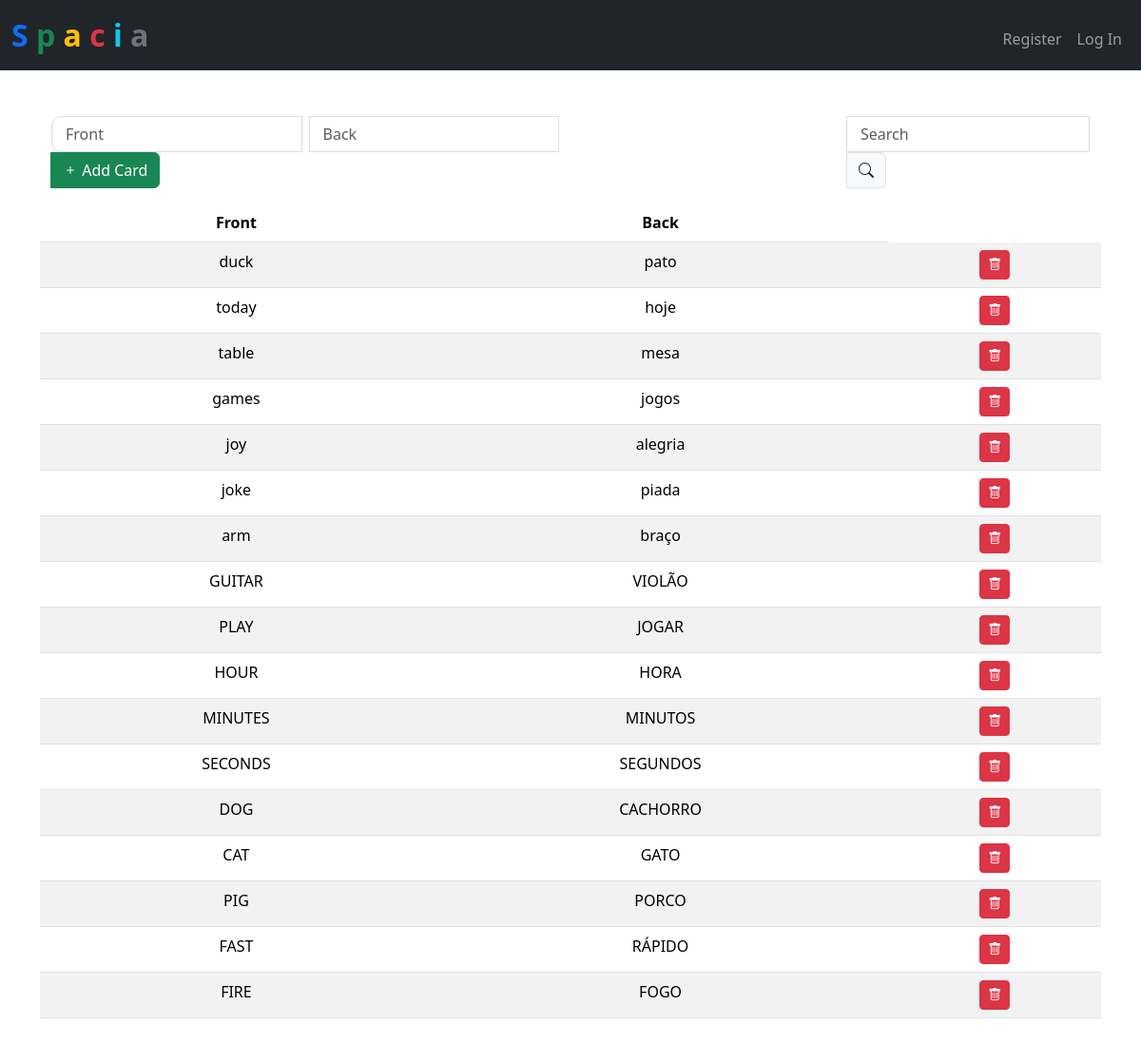
/cards/10, run on the app's committed database.
### tables this page shows
CREATE TABLE cards (
    id INTEGER PRIMARY KEY AUTOINCREMENT,

    deck_id INTEGER NOT NULL,
    front TEXT NOT NULL,
    back TEXT NOT NULL,

    state TEXT NOT NULL CHECK (
        state IN ('learning', 'review', 'relearning')
    ),

    step INTEGER NOT NULL DEFAULT 0,
    interval INTEGER NOT NULL DEFAULT 0,
    ease REAL NOT NULL DEFAULT 2.5,
    repetitions INTEGER NOT NULL DEFAULT 0,

    due INTEGER NOT NULL,
    last_review INTEGER,

    created_at DATETIME DEFAULT CURRENT_TIMESTAMP,
    updated_at DATETIME DEFAULT CURRENT_TIMESTAMP,

    FOREIGN KEY (deck_id) REFERENCES decks(id) ON DELETE CASCADE
);

### src/main.py (the view)
@app.route("/cards/<int:deck_id>")  # type: ignore
def cards(deck_id: int) -> WerkzeugResponse | str | None:
    cards = db.execute(  # type: ignore
        "SELECT id, front, back, deck_id FROM cards WHERE deck_id = ?", deck_id
    )
    return render_template("cards.html", cards=cards, deck_id=deck_id)

### src/main.py (called while the page is built)
@app.after_request
def after_request(response: Response) -> Response:
    response.headers["Cache-Control"] = "no-cache, no-store, must-revalidate"
    response.headers["Expires"] = 0
    response.headers["Pragma"] = "no-cache"
    return response

### src/templates/cards.html (shortened to what this page needs)
{% extends "layout.html" %}  {% block main %}
<div class="container">
  <div class="row justify-content-between">
    <div class="col-6">
      <div class="input-group mb-3">
        <input
          id="front_card"
          autocomplete="off"
          autofocus
          class="form-control w-auto me-2"
          name="front_card"
          placeholder="Front"
          type="text"
        />
        <input
          id="back_card"
          autocomplete="off"
          autofocus
          class="form-control w-auto"
          name="back_card"
          placeholder="Back"
          type="text"
        />
        <button id="add-card" type="button" class="btn btn-success">
          <i class="bi bi-plus"></i>
          Add Card
        </button>
      </div>
    </div>
    <div class="col-3">
      <div class="input-group mb-3">
        <input
          id="search_card_input"
          class="form-control w-auto"
          type="search"
          placeholder="Search"
          aria-label="Search"
        />
        <span class="input-group-text" id="addon-wrapping"
          ><i class="bi bi-search"></i
        ></span>
      </div>
    </div>
  </div>
</div>
<table id="table_cards" class="table table-striped">
  <thead>
    <tr>
      <th scope="col">Front</th>
      <th scope="col">Back</th>
    </tr>
  </thead>
  <tbody>
    {% for card in cards %}
    <tr>
      <td>{{card.front}}</td>
      <td>{{card.back}}</td>
      <td>
        <button
          id="{{card.id}}"
          type="button"
          class="btn btn-sm btn-danger delete-card"
        >
          <i class="bi bi-trash"></i>
        </button>
      </td>
    </tr>
    {% endfor %}
  </tbody>
</table>
{% endblock %}

### src/templates/layout.html (shortened to what this page needs)
<!DOCTYPE html>
<html lang="en">
  <head>
    <link
      href="https://cdn.jsdelivr.net/npm/bootstrap@5.3.3/dist/css/bootstrap.min.css"
      rel="stylesheet"
    />
    <link
      rel="stylesheet"
      href="https://cdn.jsdelivr.net/npm/bootstrap-icons@1.5.0/font/bootstrap-icons.css"
    />
    <link
      href="{{ url_for('static', filename='styles.css') }}"
      rel="stylesheet"
    />
  </head>
  <body>
    <nav class="navbar-dark bg-dark navbar navbar-expand-md">
      <div class="container-fluid">
        <a class="navbar-brand" href="{{url_for('index')}}">
          <span class="fw-bold text-primary">S</span>
          <span class="fw-bold text-success">p</span>
          <span class="fw-bold text-warning">a</span>
          <span class="fw-bold text-danger">c</span>
          <span class="fw-bold text-info">i</span>
          <span class="fw-bold text-secondary">a</span>
        </a>
        <div class="collapse navbar-collapse" id="navbar">
          {% if session["user_id"] %}
          <ul class="navbar-nav me-auto mt-2">
            <li class="nav-item">
              <a class="nav-link" href="{{url_for('decks')}}">Decks</a>
            </li>
          </ul>
          <ul class="navbar-nav ms-auto mt-2">
            <li class="nav-item">
              <a class="nav-link" href="{{url_for('logout')}}">Log Out</a>
            </li>
          </ul>
          {% else %}
          <ul class="navbar-nav ms-auto mt-2">
            <li class="nav-item">
              <a class="nav-link" href="{{url_for('register')}}">Register</a>
            </li>
            <li class="nav-item">
              <a class="nav-link" href="{{url_for('login')}}">Log In</a>
            </li>
          </ul>
          {% endif %}
        </div>
      </div>
    </nav>
    <main class="container py-5 text-center">
      {% block main %}{% endblock %}
    </main>
  </body>
</html>

### src/static/styles.css (style rules this page uses)
nav .navbar-brand { font-size: xx-large; }
.form-control { border-radius: 10px; padding-left: 14px; border: 1px solid #ddd; }

### data on the page
cards: front "duck", back "pato"
cards: front "today", back "hoje"
cards: front "table", back "mesa"
cards: front "games", back "jogos"
cards: front "joy", back "alegria"
cards: front "joke", back "piada"
cards: front "arm", back "braço"
cards: front "GUITAR", back "VIOLÃO"
cards: front "PLAY", back "JOGAR"
cards: front "HOUR", back "HORA"
cards: front "MINUTES", back "MINUTOS"
cards: front "SECONDS", back "SEGUNDOS"
cards: front "DOG", back "CACHORRO"
cards: front "CAT", back "GATO"
cards: front "PIG", back "PORCO"
cards: front "FAST", back "RÁPIDO"
cards: front "FIRE", back "FOGO"
